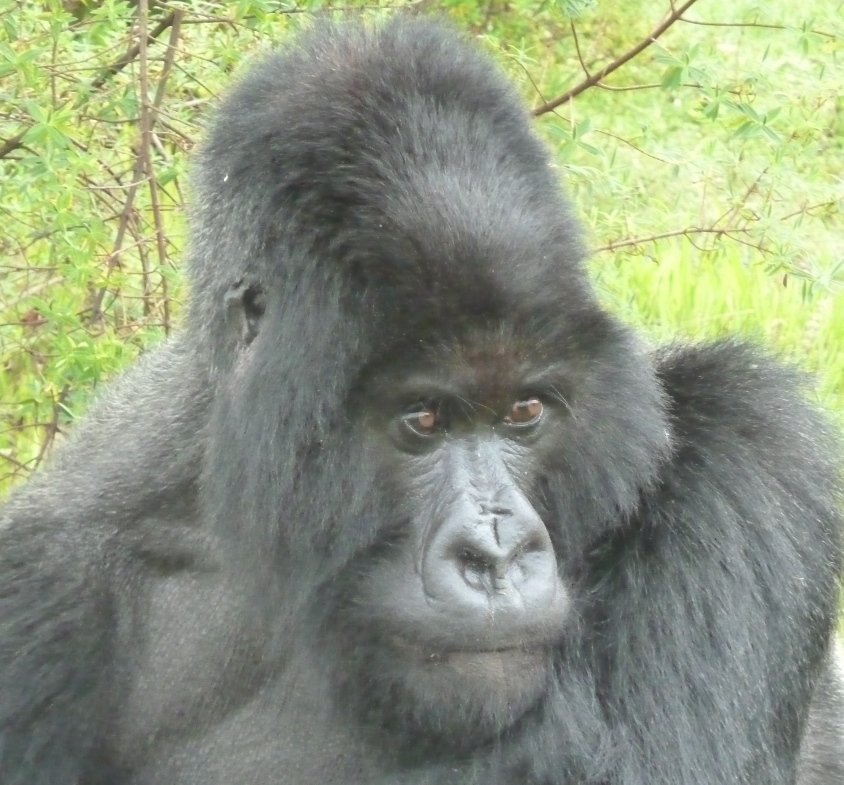
#> input picture images/training/Bwenge/BWE 29-MAY-2013 KRC SAMEDI77.JPG, 2530 x 2353 px, given as the content of the folder ../images/training/Bwenge/BWE 29-MAY-2013 KRC SAMEDI77.JPG, which was not available (shown at 1/3 size)
$ python recognize.py --training '../images/training/Bwenge/BWE 29-MAY-2013 KRC SAMEDI77.JPG' --testing '../images/training/Bwenge/BWE 31-MAY-12 KRCR VECELLIO (62).JPG'
#> lines starting #> are read from the running program, lines starting #| are printed output that depends on the picture; pictures that were not available may be replaced by others from this repository, and a replacement may not be noted
### GF1/pyimagesearch/localbinarypatterns.py
from skimage import feature
import numpy as np

class LocalBinaryPatterns:
    def __init__(self, numPoints, radius):
        self.numPoints = numPoints
        self.radius = radius

    def describe(self, image, eps=1e-7):
        lbp = feature.local_binary_pattern(image, self.numPoints,
            self.radius, method='uniform')
        (hist, _) = np.histogram(lbp.ravel(),
            bins = np.arange(0, self.numPoints + 3),
            range = (0, self.numPoints + 2))

        hist = hist.astype('float')
        hist /= (hist.sum() + eps)

        return hist

### GF1/recognize.py
from pyimagesearch.localbinarypatterns import LocalBinaryPatterns
from sklearn.svm import LinearSVC
from sklearn.preprocessing import StandardScaler
from imutils import paths
import argparse
import cv2
import os
import skimage
from skimage import data,filters,io,exposure,feature
import numpy as np
import IPython
import PIL
import easydict

ap=argparse.ArgumentParser()
ap.add_argument("-t","--training", required=True,
    help= "path to the training images")
ap.add_argument("-e","--testing", required=True,
    help="blah")
args = vars(ap.parse_args())

bob = LocalBinaryPatterns(24,8)
data = []
labels = []

for imagePath in paths.list_images(args['training']):
    # image = io.imread(imagePath)
    # # stretch = exposure.rescale_intensity(image)
    # grey = skimage.color.rgb2gray(image)
    image = cv2.imread(imagePath)
#> image is the input picture: shape (2353, 2530, 3); mean B, G, R 126.9, 150.7, 142.1
    grey = cv2.cvtColor(image, cv2.COLOR_BGR2GRAY)
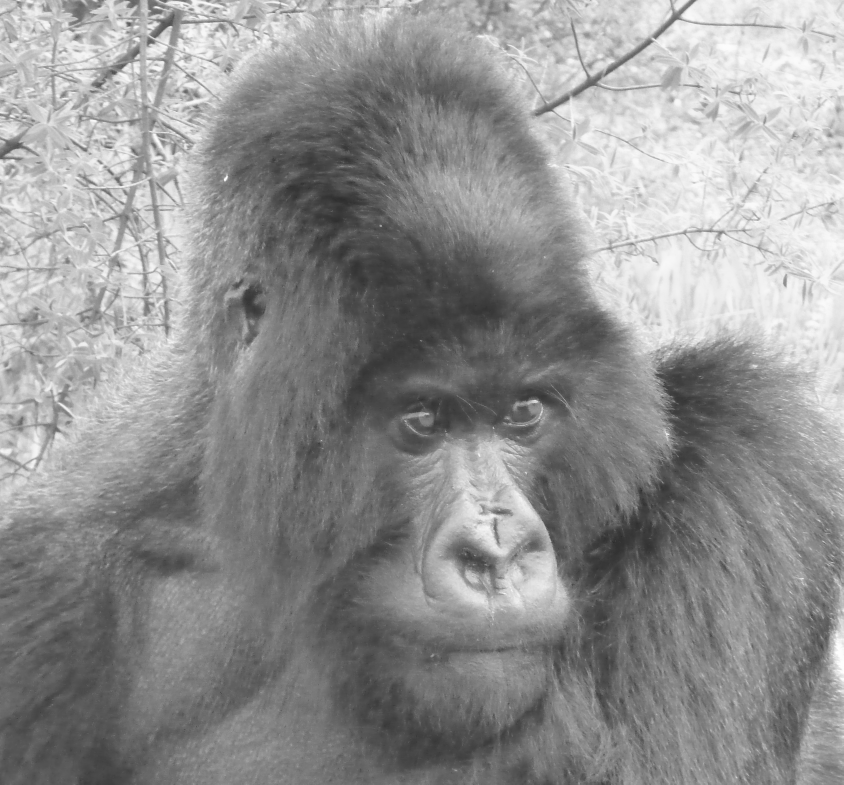
#> grey: shape (2353, 2530) (shown at 1/3 size); min 33, max 254, mean 145.4
    hist = bob.describe(grey)
#> in describe, `lbp = feature.local_binary_pattern(image, self.numPoints, self.radius,..`:
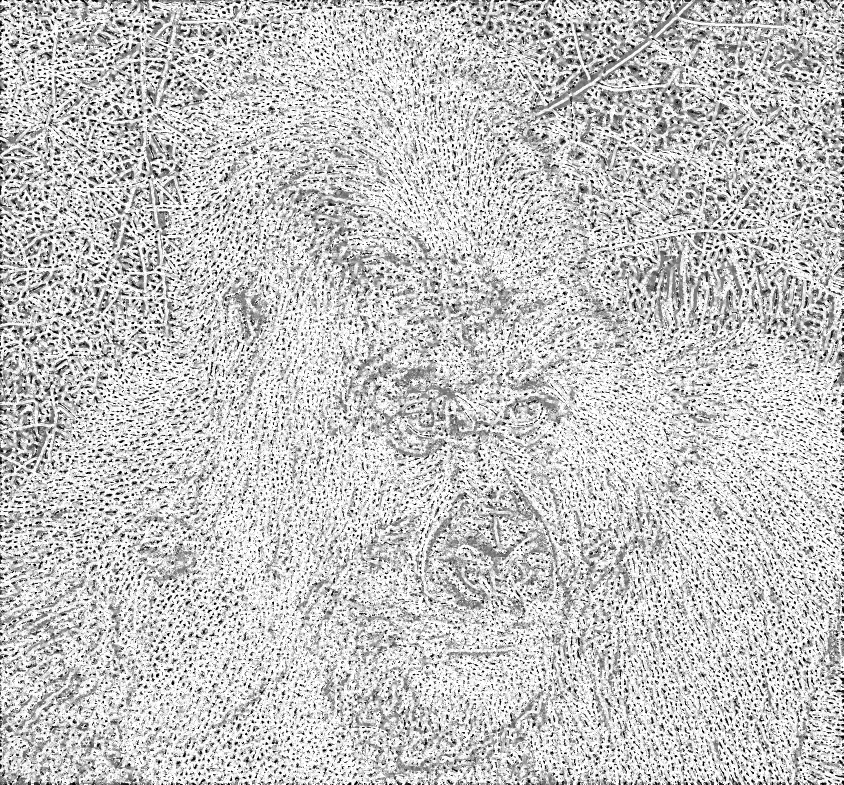
#> lbp: shape (2353, 2530) float64 (shown at 1/3 size); min 0, max 25, mean 19.3; drawn with min black and max white
#> in describe, `(hist, _) = np.histogram(lbp.ravel(), bins = np.arange(0, self.numPoin..`: hist = 26 values, max 3314769 at index 25, min 60856 at index 6, mean 228965
#> in describe, `hist /= (hist.sum() + eps)`: hist = 26 values, max 0.557 at index 25, min 0.0102 at index 6, mean 0.0385
    labels.append(imagePath.split(os.path.sep)[-2])
    data.append(hist)

#> (the run stopped early here; a loop or call above may not have finished)

$ run again, on images/training/Dushishoze/DUS 18-June-2014 KRC HIRWA101.jpg
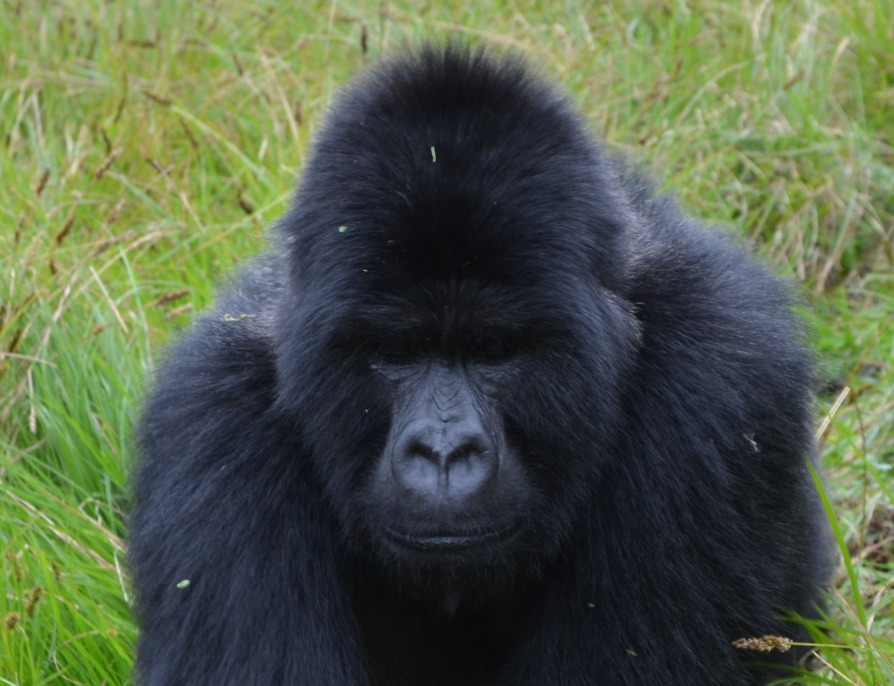
#> input picture images/training/Dushishoze/DUS 18-June-2014 KRC HIRWA101.jpg, 1787 x 1371 px, given as the content of the folder images/training/Dushishoze/DUS 18-June-2014 KRC HIRWA101.jpg, which was not available (shown at 1/2 size)
#> image is the input picture: shape (1371, 1787, 3); mean B, G, R 72.3, 94.5, 83.3
#> `grey = cv2.cvtColor(image, cv2.COLOR_BGR2GRAY)`:
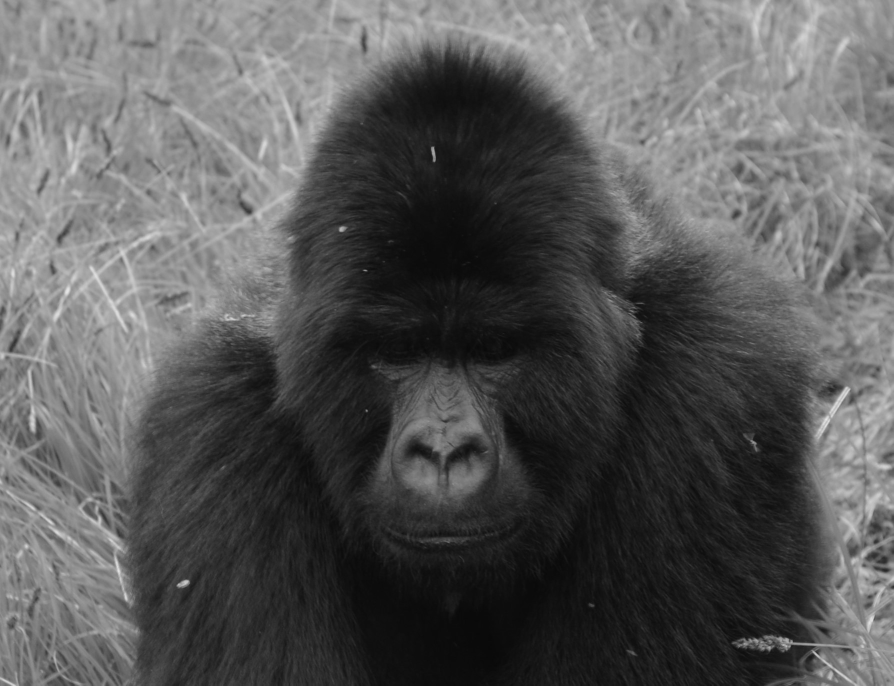
#> grey: shape (1371, 1787) (shown at 1/2 size); min 8, max 233, mean 88.7
#> in describe, `lbp = feature.local_binary_pattern(image, self.numPoints, self.radius,..`:
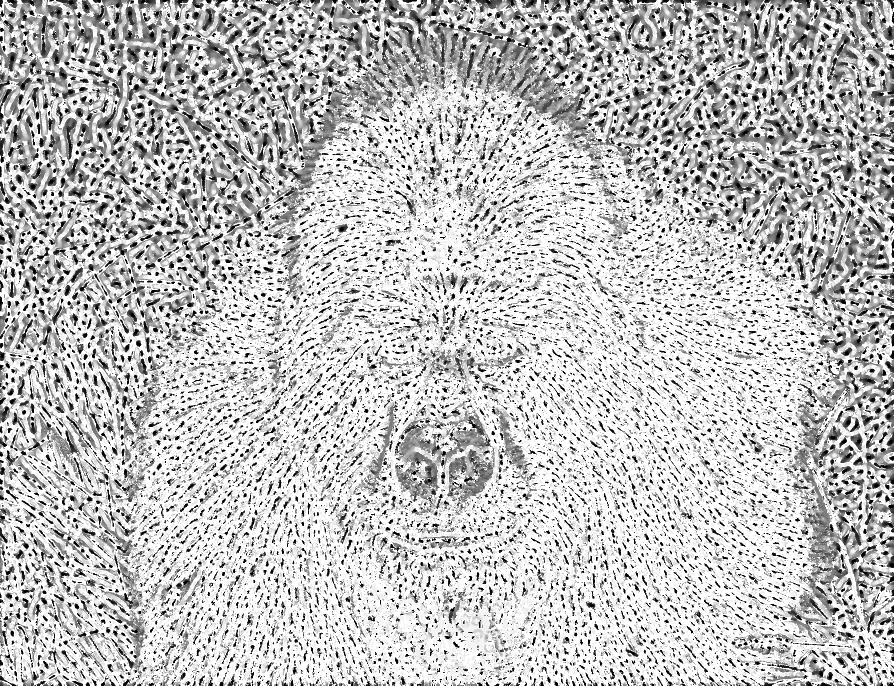
#> lbp: shape (1371, 1787) float64 (shown at 1/2 size); min 0, max 25, mean 18.8; drawn with min black and max white
#> in describe, `(hist, _) = np.histogram(lbp.ravel(), bins = np.arange(0, self.numPoin..`: hist = 26 values, max 1232263 at index 25, min 30042 at index 6, mean 94229.9
#> in describe, `hist /= (hist.sum() + eps)`: hist = 26 values, max 0.503 at index 25, min 0.0123 at index 6, mean 0.0385

$ run again, on images/training/Dushishoze/DUS 22-JUN-17 KRC-Gudula 5.JPG
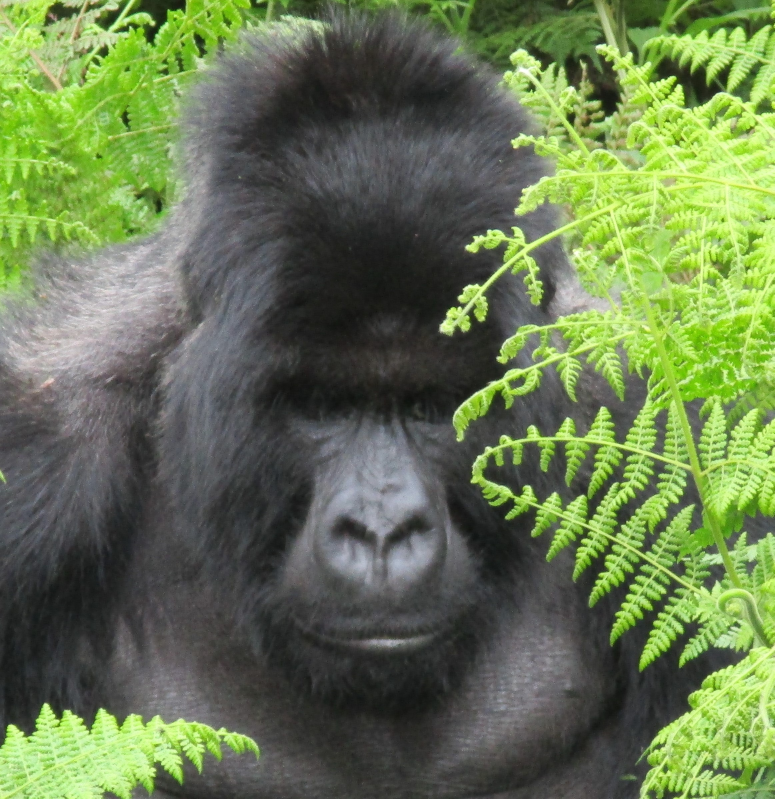
#> input picture images/training/Dushishoze/DUS 22-JUN-17 KRC-Gudula 5.JPG, 2323 x 2396 px, given as the content of the folder ../images/training/Dushishoze/DUS 22-JUN-17 KRC-Gudula 5.JPG, which was not available (shown at 1/3 size)
#> image is the input picture: shape (2396, 2323, 3); mean B, G, R 81.2, 120, 103.6
#> `grey = cv2.cvtColor(image, cv2.COLOR_BGR2GRAY)`:
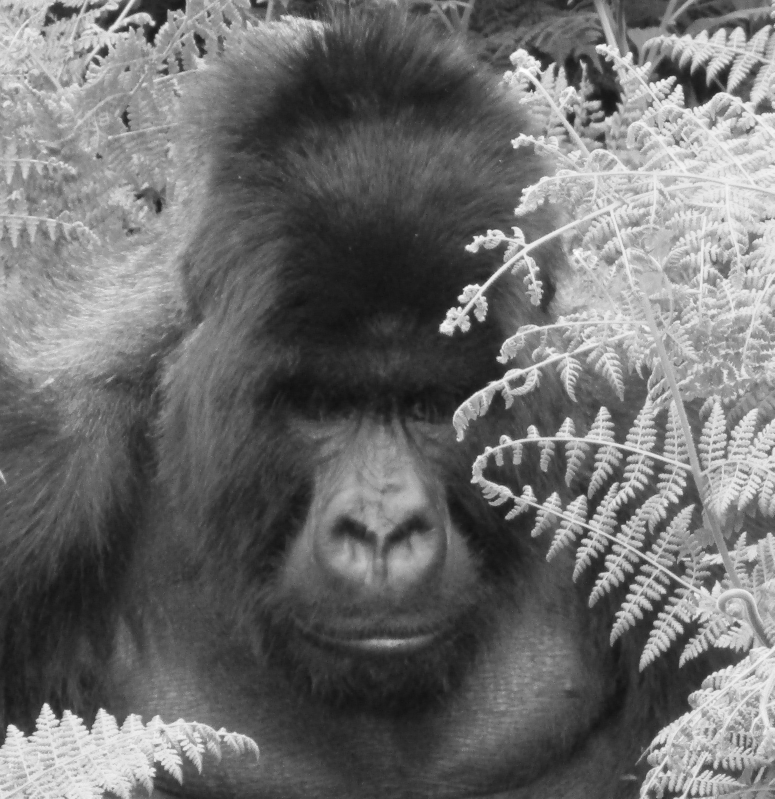
#> grey: shape (2396, 2323) (shown at 1/3 size); min 14, max 255, mean 110.7
#> in describe, `lbp = feature.local_binary_pattern(image, self.numPoints, self.radius,..`:
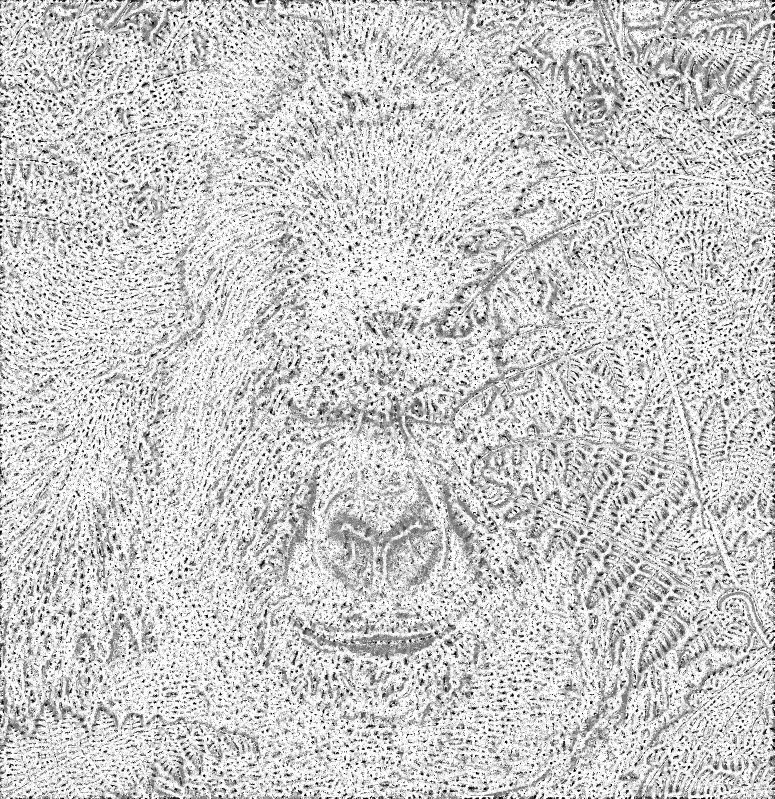
#> lbp: shape (2396, 2323) float64 (shown at 1/3 size); min 0, max 25, mean 19.9; drawn with min black and max white
#> in describe, `(hist, _) = np.histogram(lbp.ravel(), bins = np.arange(0, self.numPoin..`: hist = 26 values, max 3325288 at index 25, min 52970 at index 6, mean 214073.4
#> in describe, `hist /= (hist.sum() + eps)`: hist = 26 values, max 0.597 at index 25, min 0.00952 at index 6, mean 0.0385

$ run again, on images/training/Gicurasi/GIC 12-Oct-13 KRC damien.jpg
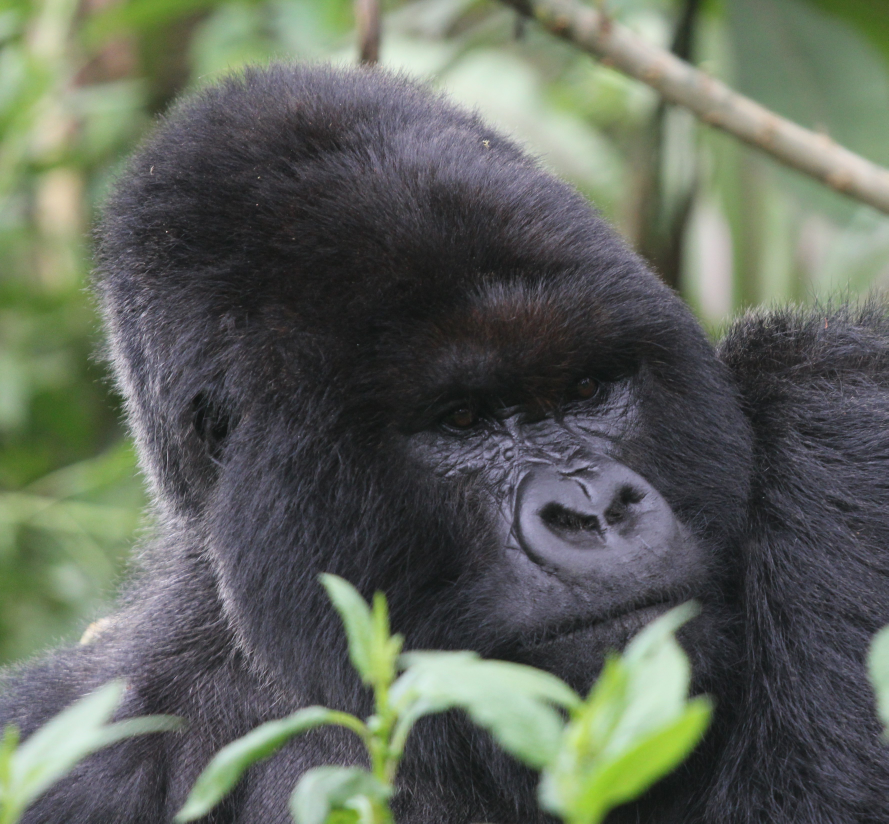
#> input picture images/training/Gicurasi/GIC 12-Oct-13 KRC damien.jpg, 3553 x 3294 px, given as the content of the folder ../images/training/Gicurasi/GIC 12-Oct-13 KRC damien.jpg, which was not available (shown at 1/4 size)
#> image is the input picture: shape (3294, 3553, 3); mean B, G, R 92.1, 101.7, 95.9
#> `grey = cv2.cvtColor(image, cv2.COLOR_BGR2GRAY)`:
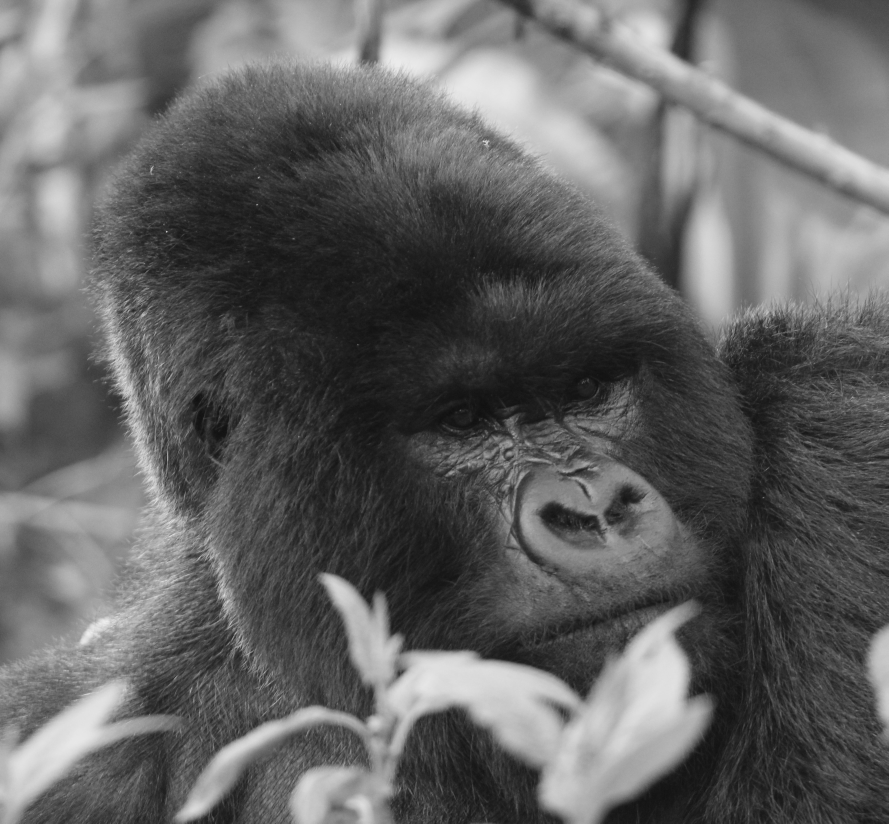
#> grey: shape (3294, 3553) (shown at 1/4 size); min 12, max 247, mean 98.9
#> in describe, `lbp = feature.local_binary_pattern(image, self.numPoints, self.radius,..`:
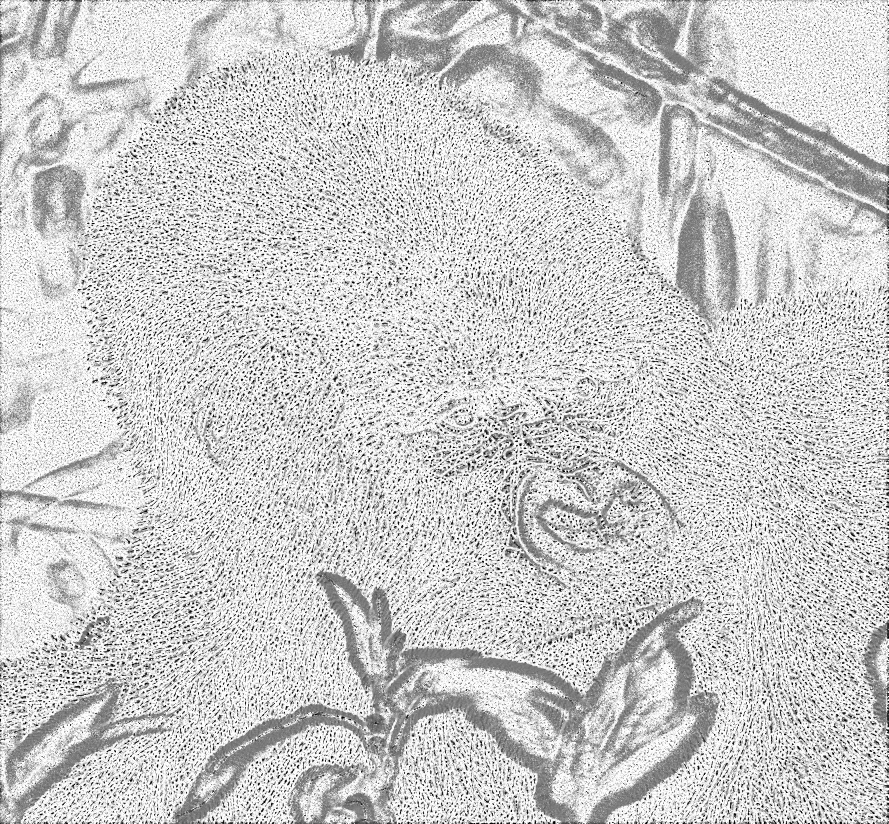
#> lbp: shape (3294, 3553) float64 (shown at 1/4 size); min 0, max 25, mean 20; drawn with min black and max white
#> in describe, `(hist, _) = np.histogram(lbp.ravel(), bins = np.arange(0, self.numPoin..`: hist = 26 values, max 7121922 at index 25, min 61458 at index 6, mean 450137.8
#> in describe, `hist /= (hist.sum() + eps)`: hist = 26 values, max 0.609 at index 25, min 0.00525 at index 6, mean 0.0385
